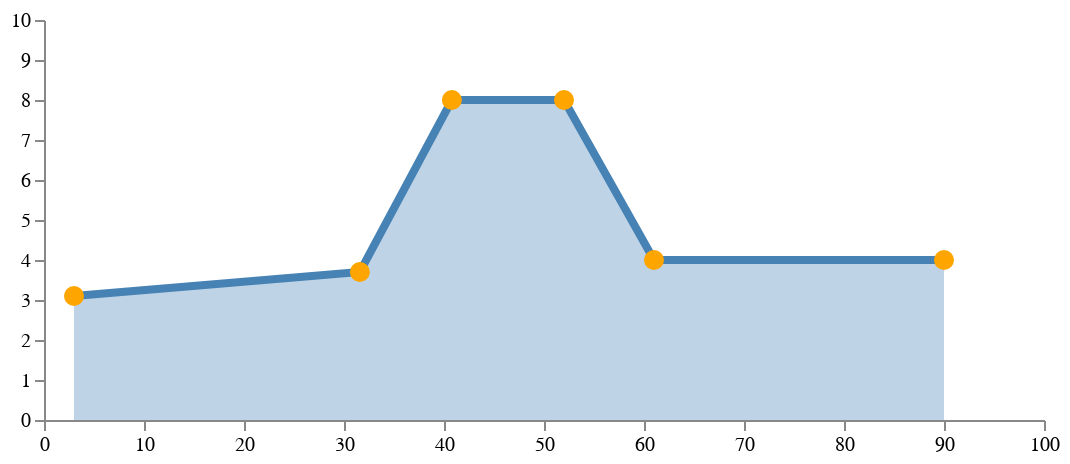

This figure's notebook cell:
### Code cell
display({
    "application/vnd.vega.v4+json": {
        "$schema": "https://vega.github.io/schema/vega/v4.json",
        "width": 500,
        "height": 200,
        "padding": 5,
        "data": [
          {
            "name": "data_points", 
            "values": [
                {"x": 3, "y": 3.1}, {"x": 20, "y": 9.5}, {"x": 42, "y": 8},
                {"x": 52, "y": 8},  {"x": 61, "y": 4}, {"x": 90, "y": 4}
            ],
            "on": [
              {"trigger": "src", "modify": "src", "values": "drag"},
              {"trigger": "addPoint", "insert": "addPoint"},
              {"trigger": "remPoint", "remove": "remPoint"}
            ]
          }
        ],
        "signals": [
          {
            "name": "src",
            "value": "!datum",
            "on": [
              {"events": "@data_points_point:mousedown", "update": "datum"},
              {"events": "window:mouseup", "update": "!datum"}
            ]
          },
          {
            "name": "drag",
            "value": "datum",
            "on": [
              {
                "events": "window:mousemove, window:mousedown",
                "update": "{x: invert('xscale', clamp(x(), 0, width)), y: invert('yscale', clamp(y(),0,height))}"
              }
            ]
          },
          {
            "name": "addPoint",
            "on": [
              {
                "events": "mousedown[event.buttons && event.shiftKey && !event.altKey]{20}",
                "update": "{x: invert('xscale', x()), y: invert('yscale', y())}"
              }
            ]
          },
          {
            "name": "remPoint",
            "on": [
              {
                "events": "mousedown[event.buttons && !event.shiftKey && event.altKey]{20}",
                "update": "datum"
              }
            ]
          }    
        ],
        "scales": [
          {
            "name": "xscale",
            "type": "linear",
            "range": "width",
            "zero": False,
            "domain": [0, 100]
          },
          {
            "name": "yscale",
            "type": "linear",
            "range": "height",
            "domain": [0, 10]
          }
        ],
        "axes": [
          {
            "orient": "bottom",
            "scale": "xscale"
          },
          {
            "orient": "left",
            "scale": "yscale"
          }
        ],
        "marks": [
          {
            "type": "area",
            "interactive": False,
            "from": {"data": "data_points"},
            "sort": {"field": "x"},
            "encode": {
              "update": {
                "x": {"scale": "xscale", "field": "x"},
                "y": {"scale": "yscale", "field": "y"},
                "y2": {"scale": "yscale", "value": 0},
                "fill": {"value": "steelblue"},
                "fillOpacity": {"value": 0.35}
              }
            }
          },      
          {
            "type": "line",
            "interactive": False,
            "from": {"data": "data_points"},
            "sort": {"field": "x"},
            "encode": {
              "update": {
                "x": {"scale": "xscale", "field": "x"},
                "y": {"scale": "yscale", "field": "y"},
                "stroke": {"value": "steelblue"},
                "strokeWidth": {"value": 4}
              }
            }
          },
          {
            "name": "data_points_point",
            "type": "symbol",
            "from": {"data": "data_points"},
            "sort": {"field": "x"},
            "encode": {
              "update": {
                "x": {"scale": "xscale", "field": "x"},
                "y": {"scale": "yscale", "field": "y"},
                "stroke": {"value": "orange"},
                "fill": {"value": "orange"},
                "strokeWidth": {"value": 2}
              },
              "hover": {
                "stroke": {"value": "cyan"},
                "fill": {"value": "cyan"},
              }
            }
          }
        ]
}}, raw=True)

### Figure 1 — Vega specification as saved in the notebook (floating-point values rounded to 4 significant figures)
{"$schema": "https://vega.github.io/schema/vega/v4.json", "axes": [{"orient": "bottom", "scale": "xscale"}, {"orient": "left", "scale": "yscale"}], "data": [{"name": "data_points", "on": [{"modify": "src", "trigger": "src", "values": "drag"}, {"insert": "addPoint", "trigger": "addPoint"}, {"remove": "remPoint", "trigger": "remPoint"}], "values": [{"x": 3, "y": 3.1}, {"x": 31.59, "y": 3.7}, {"x": 40.79, "y": 8}, {"x": 52, "y": 8}, {"x": 61, "y": 4}, {"x": 90, "y": 4}]}], "height": 200, "marks": [{"encode": {"update": {"fill": {"value": "steelblue"}, "fillOpacity": {"value": 0.35}, "x": {"field": "x", "scale": "xscale"}, "y": {"field": "y", "scale": "yscale"}, "y2": {"scale": "yscale", "value": 0}}}, "from": {"data": "data_points"}, "interactive": false, "sort": {"field": "x"}, "type": "area"}, {"encode": {"update": {"stroke": {"value": "steelblue"}, "strokeWidth": {"value": 4}, "x": {"field": "x", "scale": "xscale"}, "y": {"field": "y", "scale": "yscale"}}}, "from": {"data": "data_points"}, "interactive": false, "sort": {"field": "x"}, "type": "line"}, {"encode": {"hover": {"fill": {"value": "cyan"}, "stroke": {"value": "cyan"}}, "update": {"fill": {"value": "orange"}, "stroke": {"value": "orange"}, "strokeWidth": {"value": 2}, "x": {"field": "x", "scale": "xscale"}, "y": {"field": "y", "scale": "yscale"}}}, "from": {"data": "data_points"}, "name": "data_points_point", "sort": {"field": "x"}, "type": "symbol"}], "padding": 5, "scales": [{"domain": [0, 100], "name": "xscale", "range": "width", "type": "linear", "zero": false}, {"domain": [0, 10], "name": "yscale", "range": "height", "type": "linear"}], "signals": [{"name": "src", "on": [{"events": "@data_points_point:mousedown", "update": "datum"}, {"events": "window:mouseup", "update": "!datum"}], "value": "!datum"}, {"name": "drag", "on": [{"events": "window:mousemove, window:mousedown", "update": "{x: invert('xscale', clamp(x(), 0, width)), y: invert('yscale', clamp(y(),0,height))}"}], "value": "datum"}, {"name": "addPoint", "on": [{"events": "mousedown[event.buttons && event.shiftKey && !event.altKey]{20}", "update": "{x: invert('xscale', x()), y: invert('yscale', y())}"}]}, {"name": "remPoint", "on": [{"events": "mousedown[event.buttons && !event.shiftKey && event.altKey]{20}", "update": "datum"}]}], "width": 500}
